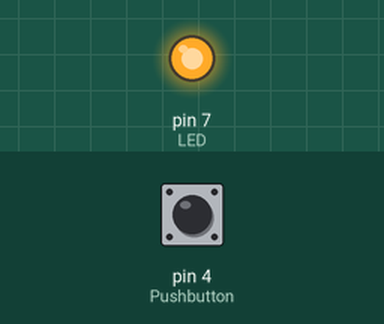
Bench run of a sketch on a simulated Arduino Uno, built with avr-gcc and run on an emulated ATmega328P. Parts: output pins drawn as LEDs (lit = HIGH). Dashed ring = blinking. The inputs (shaded band) are chosen by the test bench; at power-on: pin 4 (Pushbutton) LOW.

Above: at 1.2 s.
1.3 s: pin 4 (Pushbutton) pulled HIGH for 1 s
At 1.45 s:
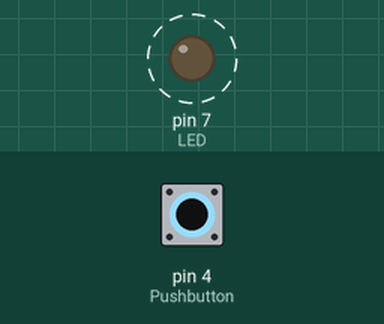
4.3 s: pin 4 (Pushbutton) pulled HIGH for 3.2 s
At 9.4 s:
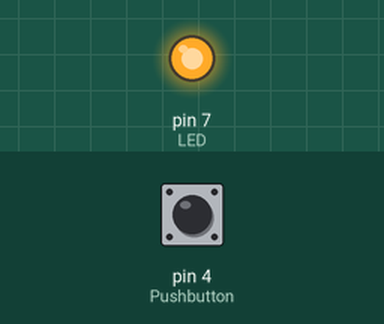
Timing chart, 0 to 10.9 s (numbered marks = the images above; inputs shaded):
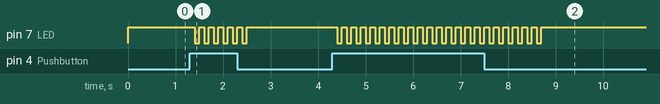

Measured:
- after the input at 1.3 s, pin 7 (LED): alternates HIGH for 0.10 s and LOW for 0.10 s, 12 changes in all, then stays HIGH, starting after 0.10 s
- after the input at 4.3 s, pin 7 (LED): alternates HIGH for 0.10 s and LOW for 0.10 s, 44 changes in all, then stays HIGH, starting after 0.10 s

The sketch:

EVAL.ino
```cpp
int state =0; //Tells us the state of Pushbutton i.e. it is pressed or not.
int count=0; //It counts the number of time a Button is pressed.

void setup() {
  pinMode(4,INPUT);  //Pushbutton
    pinMode(7,OUTPUT); //LED
}

void loop() {
  int i;
  state=digitalRead(4);
  if(digitalRead(4)==HIGH)  //Checks if A button is pressed or not.
  {count++;
   for(i=1;i<=count;i++)   //Loop for Blinking of LED for number of times.
    {digitalWrite(7,HIGH);
  delay(100);
   digitalWrite(7,LOW) ;
   delay(100);
    }}
  else
  {digitalWrite(7,HIGH);} //It is mentioned that Background is RED.
}
```
